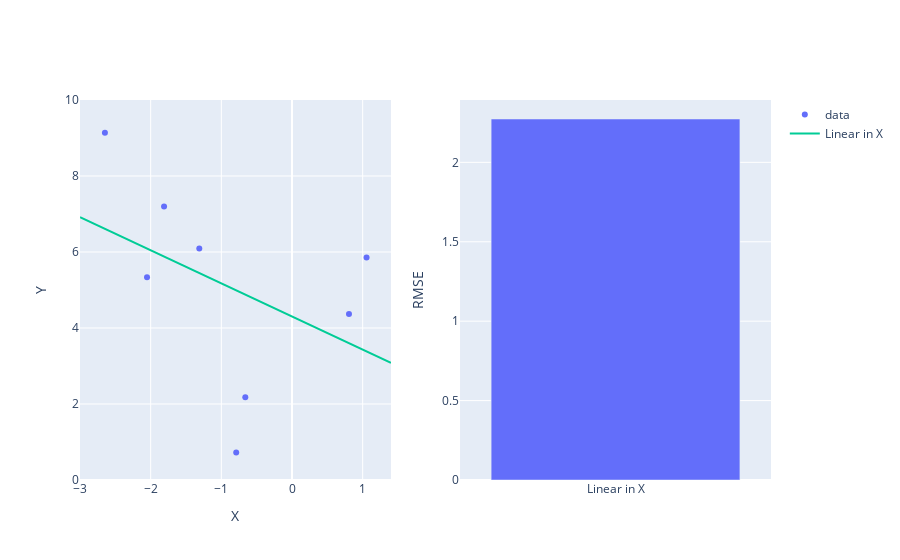

Notebook code for this chart:
### Code cell
evaluate_model("Linear in X", model, lambda x: x, models )
